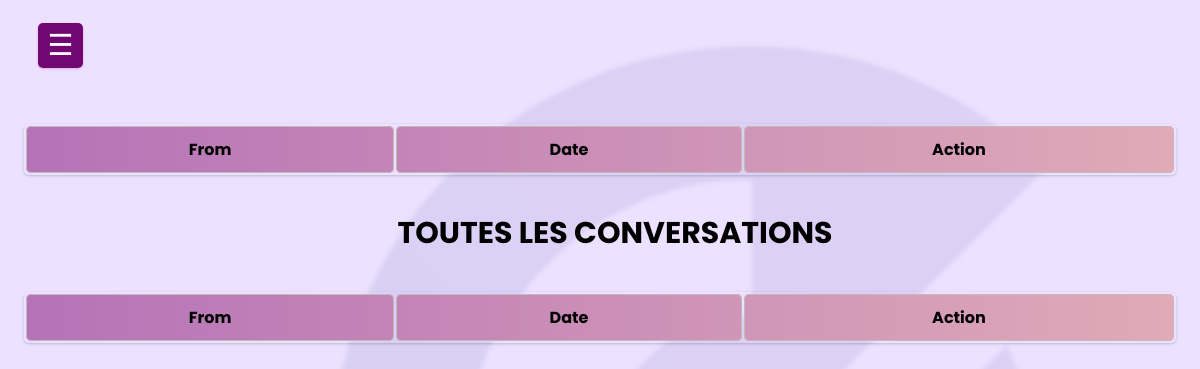
Page /conversations_ent.php (signed in) on the earlier database version.
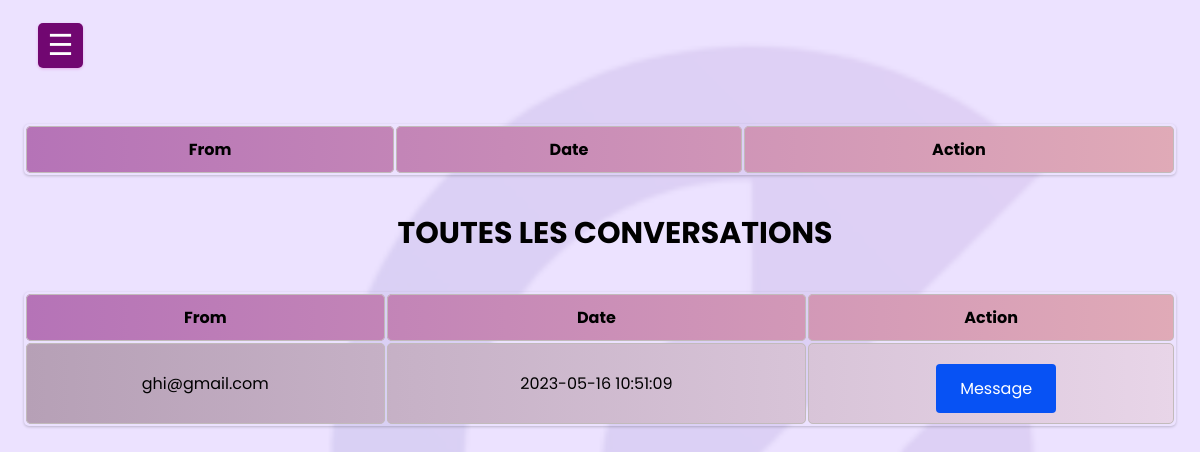
Same page on the later database version.
### tables this page shows
CREATE TABLE `messages` (
  `message_id` int(11) NOT NULL,
  `sender` int(11) NOT NULL,
  `receiver` int(11) NOT NULL,
  `message` longtext NOT NULL,
  `receiver_type` varchar(255) NOT NULL,
  `time_stamp` timestamp NOT NULL DEFAULT current_timestamp(),
  `read_` int(1) DEFAULT NULL
);

CREATE TABLE `influencer` (
  `id` int(11) NOT NULL,
  `nom` varchar(50) NOT NULL,
  `prenom` varchar(50) NOT NULL,
  `age` int(11) DEFAULT NULL,
  `telephone` varchar(20) DEFAULT NULL,
  `email` varchar(100) NOT NULL,
  `insta` varchar(50) DEFAULT NULL,
  `fcbk` varchar(50) DEFAULT NULL,
  `youtube` varchar(50) DEFAULT NULL,
  `domaine` varchar(50) DEFAULT NULL,
  `abonne` text DEFAULT NULL,
  `password` varchar(100) NOT NULL,
  `pfp` varchar(255) DEFAULT NULL
);

### conversations_ent.php (the view, shortened to what this page needs)
<!DOCTYPE html>
<html lang="en">
<head>
    <link rel="stylesheet" href="./css/entreprise.css">
    <link rel="stylesheet" href="https://cdnjs.cloudflare.com/ajax/libs/font-awesome/4.7.0/css/font-awesome.min.css">
</head>
<body>
<label for="check">
    <div id="btn">&#9776;</div>
</label>
    <main></main>
    <div class="main">
<?php
include_once 'database.php';
$id = $_SESSION['id'];
echo "<table>";
echo "<th>From</th><th>Date</th><th>Action</th>";
    echo "</table>";
    echo "<h1><center>TOUTES LES CONVERSATIONS</center></h1>";
    $sql2 = "SELECT * FROM messages join influencer on messages.sender = influencer.id WHERE receiver='$id' and receiver_type like 'ent' group by sender order by time_stamp ";
$result2 = mysqli_query($conn, $sql2);
echo "<table>";
echo "<th>From</th><th>Date</th><th>Action</th>";
foreach ($result2 as $row2) {
    echo "<tr>";
    echo "<td>" .$row2['email'] . "</td>";
    echo "<td>".$row2['time_stamp']."</td>";
               echo "<td>";
        echo "<form method='post'>";
        echo "<button type='submit' class='message-btn' name='message'>Message</button>";
        echo "</form>";
        echo "</td>";
        echo "</tr>";
    }
    echo "</table>";
       ?>
</div>
</body>
</html>

Differences in the rows shown:
added messages: influencer.email "ghi@gmail.com", time_stamp "2023-05-16 10:51:09"
